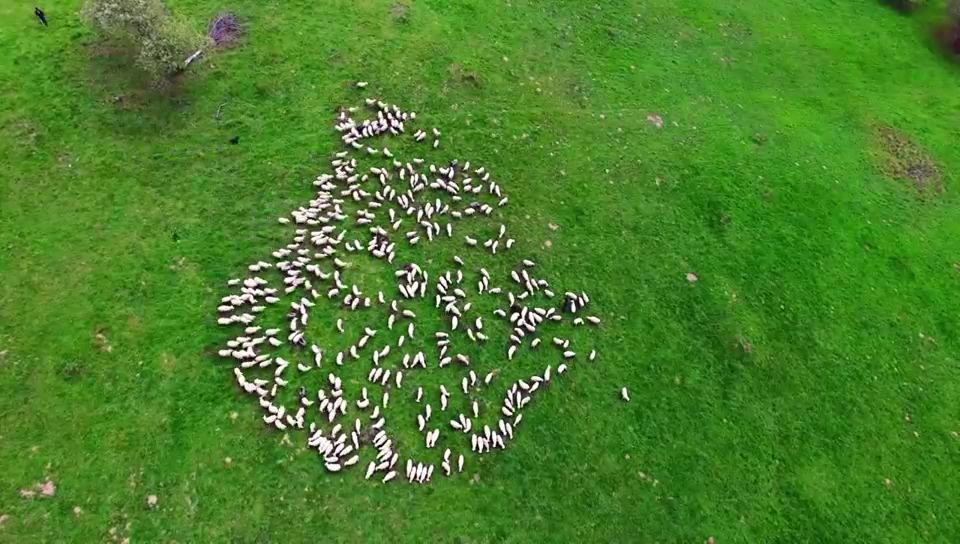
#> input picture frame 43 of sheepvid4.mp4, 960 x 544 px, given in place of ThereAre435sheep.mp4, which was not available
$ jupyter execute 'Centroidal Video Processing.ipynb'
#> lines starting #> are read from the running program, lines starting #| are printed output that depends on the picture; after the words box and inside, x2 and y2 are one past the last pixel; in counts of white or black regions, pixels touching at a corner belong together; pictures that were not available may be replaced by others from this repository, and a replacement may not be noted
[cell 1]
# base code from
# 1: https://docs.opencv.org/4.x/da/d0c/tutorial_bounding_rects_circles.html
# 2: https://pyimagesearch.com/2018/07/23/simple-object-tracking-with-opencv/
# 3: https://www.geeksforgeeks.org/python/python-play-a-video-using-opencv/

[cell 2]
# import the necessary packages
from scipy.spatial import distance as dist  # provides functions for computing distances
from collections import OrderedDict
import numpy as np  # y'all already know
from __future__ import print_function
import cv2 as cv
import argparse
import random as rng

[cell 3]
def thresh_callback(val, frame):
    threshold = val

    canny_output = cv.Canny(frame, threshold, threshold * 2)

    contours, _ = cv.findContours(canny_output, cv.RETR_EXTERNAL, cv.CHAIN_APPROX_SIMPLE)
    # print(len(contours))

    contours_poly = [None]*len(contours)
    boundRect = [None]*len(contours)
    centers = [None]*len(contours)
    radius = [None]*len(contours)
    for i, c in enumerate(contours):
        contours_poly[i] = cv.approxPolyDP(c, 3, True)
        boundRect[i] = cv.boundingRect(contours_poly[i])
        # print(len(boundRect[i]))
        centers[i], radius[i] = cv.minEnclosingCircle(contours_poly[i])

    drawing = np.zeros((canny_output.shape[0], canny_output.shape[1], 3), dtype=np.uint8)

    for i in range(len(contours)):
        color = (rng.randint(0,256), rng.randint(0,256), rng.randint(0,256))
        cv.drawContours(drawing, contours_poly, i, color)
        cv.rectangle(drawing, (int(boundRect[i][0]), int(boundRect[i][1])), \
          (int(boundRect[i][0]+boundRect[i][2]), int(boundRect[i][1]+boundRect[i][3])), color, 2)
        # cv.circle(drawing, (int(centers[i][0]), int(centers[i][1])), int(radius[i]), color, 2)

    cv.imshow('Contours', drawing)
    # print(boundRect)
    return boundRect

[cell 4]
class CentroidTracker():
	def __init__(self, maxDisappeared=100):
		self.objects = OrderedDict()
		self.nextObjectID = 0
		self.disappeared = OrderedDict()
		self.Positions = OrderedDict()
		self.maxDisappeared = maxDisappeared

	def update_Positions(self,frameNumber,CX,CY):
		objectIDs = list(CX.keys())
    	# objectCentroids = list(self.objects.values())
		for ID in objectIDs:
			if ID in self.Positions:
				self.Positions[ID] = np.append(self.Positions[ID],np.array([[frameNumber,CX[ID],CY[ID]]]),axis=0)
			else:
				self.Positions[ID] = np.array([[frameNumber,CX[ID],CY[ID]]])

	def register(self, centroid):
		# when registering an object we use the next available object
		# ID to store the centroid
		self.objects[self.nextObjectID] = centroid
		self.disappeared[self.nextObjectID] = 0
		self.nextObjectID += 1

	# [5 lines left out: function deregister, not called in this run]

	def update(self, rects):
		# check to see if the list of input bounding box rectangles
		# is empty
		if len(rects) == 0:
			# loop over any existing tracked objects and mark them
			# as disappeared
			for objectID in list(self.disappeared.keys()):
				self.disappeared[objectID] += 1
				# if we have reached a maximum number of consecutive
				# frames where a given object has been marked as
				# missing, deregister it
				if self.disappeared[objectID] > self.maxDisappeared:
					self.deregister(objectID)
			# return early as there are no centroids or tracking info
			# to update
			return self.objects

        # initialize an array of input centroids for the current frame
		inputCentroids = np.zeros((len(rects), 2), dtype='int')
        # loop over the bounding box rectangles
		CX = OrderedDict()
		CY = OrderedDict()
		for (i, (startX, startY, endX, endY)) in enumerate(rects):
            # use the bounding box coordinates to derive the centroid
			cX = int((startX + endX) / 2.0)
			cY = int((startY + endY) / 2.0)
			inputCentroids[i] = (cX, cY)

        # if we are currently not tracking any objects take the input
		# centroids and register each of them
		if len(self.objects) == 0:
			for i in range(0, len(inputCentroids)):
				self.register(inputCentroids[i])
        # otherwise, are are currently tracking objects so we need to
		# try to match the input centroids to existing object
		# centroids
		else:
			# grab the set of object IDs and corresponding centroids
			objectIDs = list(self.objects.keys())
			objectCentroids = list(self.objects.values())
			# compute the distance between each pair of object
			# centroids and input centroids, respectively -- our
			# goal will be to match an input centroid to an existing
			# object centroid
			D = dist.cdist(np.array(objectCentroids), inputCentroids)
			# in order to perform this matching we must (1) find the
			# smallest value in each row and then (2) sort the row
			# indexes based on their minimum values so that the row
			# with the smallest value is at the *front* of the index
			# list
			rows = D.min(axis=1).argsort()
			# next, we perform a similar process on the columns by
			# finding the smallest value in each column and then
			# sorting using the previously computed row index list
			cols = D.argmin(axis=1)[rows]

            # in order to determine if we need to update, register,
			# or deregister an object we need to keep track of which
			# of the rows and column indexes we have already examined
			usedRows = set()
			usedCols = set()
			# loop over the combination of the (row, column) index
			# tuples
			for (row, col) in zip(rows, cols):
				# if we have already examined either the row or
				# column value before, ignore it
				# val
				if row in usedRows or col in usedCols:
					continue
				# otherwise, grab the object ID for the current row,
				# set its new centroid, and reset the disappeared
				# counter
				objectID = objectIDs[row]
				self.objects[objectID] = inputCentroids[col]
				CX[objectID] = inputCentroids[col][0]
				CY[objectID] = inputCentroids[col][1]
				self.disappeared[objectID] = 0
				# indicate that we have examined each of the row and
				# column indexes, respectively
				usedRows.add(row)
				usedCols.add(col)
			# compute both the row and column index we have NOT yet
			# examined
			unusedRows = set(range(0, D.shape[0])).difference(usedRows)
			unusedCols = set(range(0, D.shape[1])).difference(usedCols)
            # in the event that the number of object centroids is
			# equal or greater than the number of input centroids
			# we need to check and see if some of these objects have
			# potentially disappeared
			if D.shape[0] >= D.shape[1]:
				# loop over the unused row indexes
				for row in unusedRows:
					# grab the object ID for the corresponding row
					# index and increment the disappeared counter
					objectID = objectIDs[row]
					self.disappeared[objectID] += 1
					# check to see if the number of consecutive
					# frames the object has been marked "disappeared"
					# for warrants deregistering the object
					if self.disappeared[objectID] > self.maxDisappeared:
						self.deregister(objectID)
            # otherwise, if the number of input centroids is greater
			# than the number of existing object centroids we need to
			# register each new input centroid as a trackable object
			else:
				for col in unusedCols:
					self.register(inputCentroids[col])
		# return the set of trackable objects
		return self.objects, CX, CY

[cell 5]
def init_video(filename, thresh):
    # Create a VideoCapture object and read from input file
#> called with filename = 'ThereAre435sheep.mp4', thresh = 300
    cap = cv.VideoCapture(filename)

    # Check if camera opened successfully
    if (cap.isOpened()== False):
        print("Error opening video file")
    cTracker = CentroidTracker()

    # Read until video is completed
    t=0
    while(cap.isOpened()):
        t+=1
    # Capture frame-by-frame
        ret, frame = cap.read()
#> frame is the input picture: shape (544, 960, 3); mean B, G, R 43.2, 127.8, 75
        if ret == True:
        # Display the resulting frame
            rects = thresh_callback(thresh, frame)
#> in thresh_callback, `canny_output = cv.Canny(frame, threshold, threshold * 2)`:
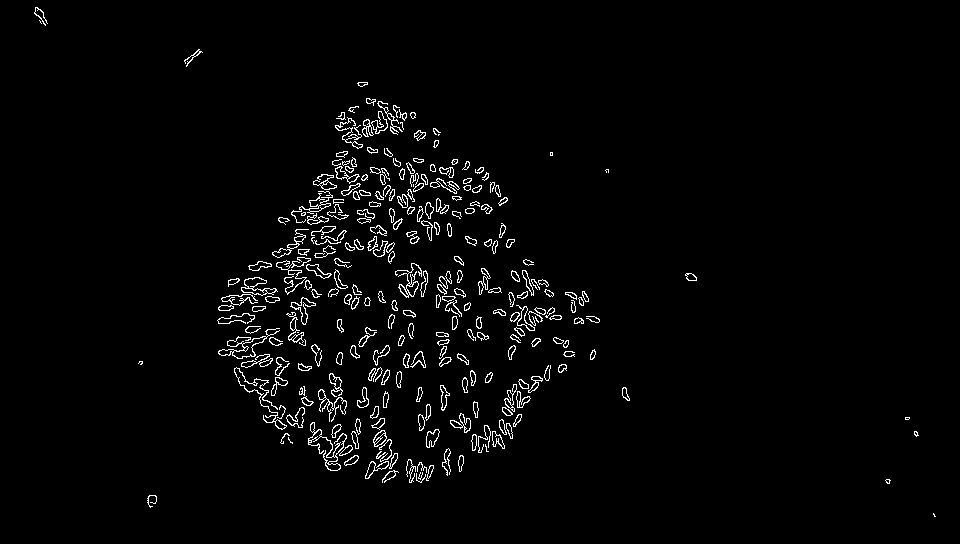
#> canny_output: shape (544, 960); 2.4% white in thin lines or dots, all inside (x1, y1, x2, y2) = (34, 7, 936, 517)
#> in thresh_callback, `contours, _ = cv.findContours(canny_output, cv.RETR_EXTERNAL, cv.CHAIN..`: contours = 271 contours, 81 with area under 20; largest, box (x1, y1, x2, y2) and area: (218, 328, 280, 359) 362, (241, 277, 278, 296) 305, (308, 422, 347, 471) 248, (290, 297, 316, 325) 206, (395, 263, 422, 298) 194
#> in thresh_callback, `contours_poly = [None]*len(contours)`: contours_poly = 271 items
#> after the loop in thresh_callback, `for i, c in enumerate(contours):`: boundRect = 271 items, first 6: (933, 513, 3, 4), (147, 495, 10, 13), (886, 479, 4, 5), (416, 473, 10, 10), (420, 472, 3, 8), (382, 471, 17, 12); centers = 271 pairs, first value 40 to 934, second value 16 to 514.5; contours_poly = 271 contours, 122 with area under 20; largest, box (x1, y1, x2, y2) and area: (218, 328, 280, 359) 398, (241, 277, 278, 296) 266, (308, 422, 347, 471) 220, (395, 263, 422, 298) 196, (291, 191, 333, 223) 178; radius = 271 values, max 39.05 at index 63, min 0.0001 at index 92, mean 7.76
#> the loop in thresh_callback, `for i in range(len(contours)):` made 271 passes
#> color on passes 1 to 3: (197, 215, 20), (132, 248, 207), (155, 244, 183)
#> after the loop in thresh_callback, `for i in range(len(contours)):`:
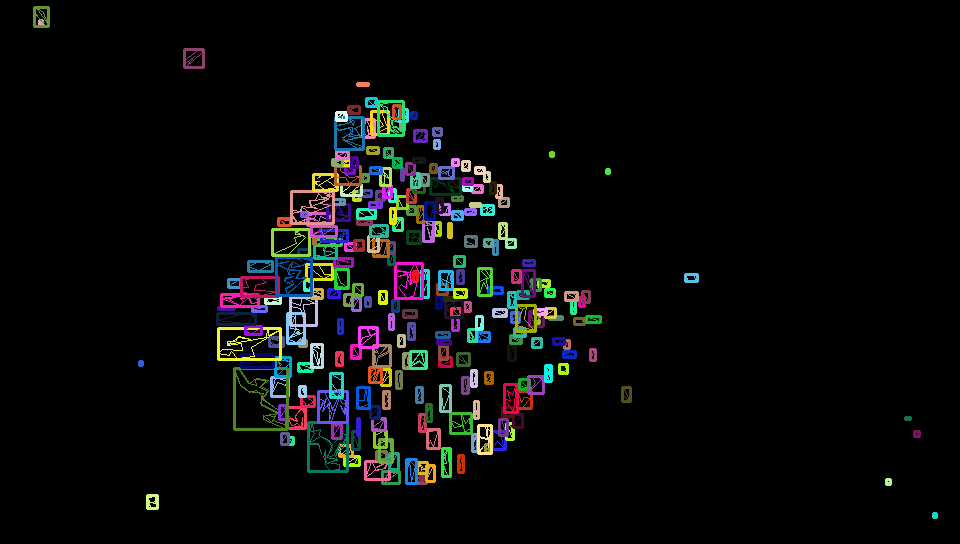
#> drawing: shape (544, 960, 3); mean of channels 0, 1, 2 9.6, 9.7, 9.3; drawn as B, G, R
#> rects has the same summary as boundRect in thresh_callback
            objects,CX,CY = cTracker.update(rects)
#> in update, `inputCentroids = np.zeros((len(rects), 2), dtype='int')`: inputCentroids = 271 pairs, first value 0 to 0, second value 0 to 0
#> the loop in update, `for (i, (startX, startY, endX, endY)) in enumerate(rects):` made 271 passes
#> (startX, startY, endX, endY, cX, cY) on passes 1 to 3: (933, 513, 3, 4, 468, 258), (147, 495, 10, 13, 78, 254), (886, 479, 4, 5, 445, 242)
#> after the loop in update, `for (i, (startX, startY, endX, endY)) in enumerate(rects):`: inputCentroids = 271 pairs, first value 21 to 468, second value 12 to 258
#> objects = 271 items; CX = 0 items; CY = 0 items
            cTracker.update_Positions(t,CX,CY)
#> in update_Positions, `objectIDs = list(CX.keys())`: objectIDs = []
#> after the loop in update_Positions, `for ID in objectIDs:`: self.Positions = 0 items
            print(len(rects))
#| 271
        # Press Q on keyboard to exit
            if cv.waitKey(25) & 0xFF == ord('q'):
#> (key q is pressed here)
                break

    # Break the loop
        else:
            break

    # When everything done, release
    # the video capture object
    cap.release()
    # [7 lines of commented-out code are left out]
    cv.destroyAllWindows()

$ run again, starting later in the video
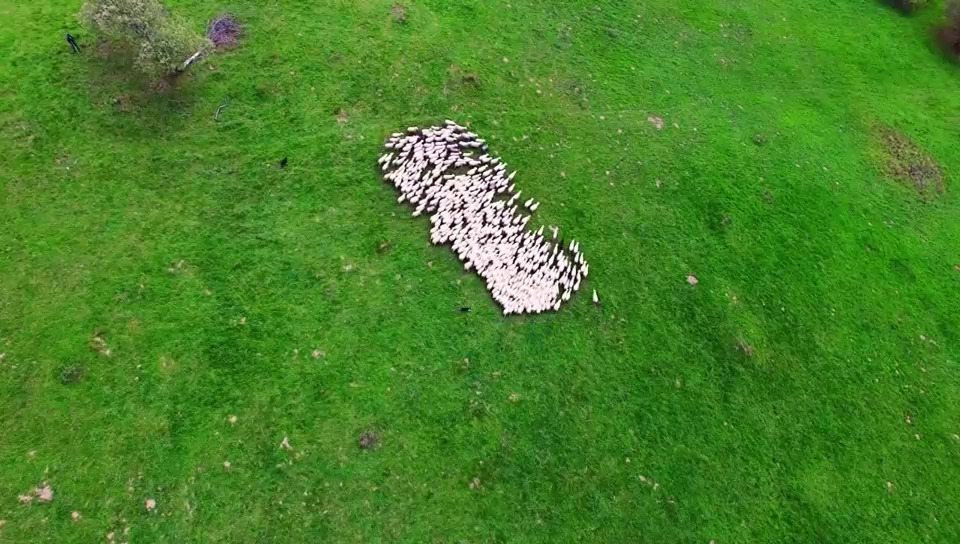
#> input picture frame 195 of sheepvid4.mp4, 960 x 544 px, given in place of ThereAre435sheep.mp4, which was not available
#> in init_video, frame is the input picture: shape (544, 960, 3); mean B, G, R 40.3, 130, 72.3
#> in thresh_callback, `canny_output = cv.Canny(frame, threshold, threshold * 2)`:
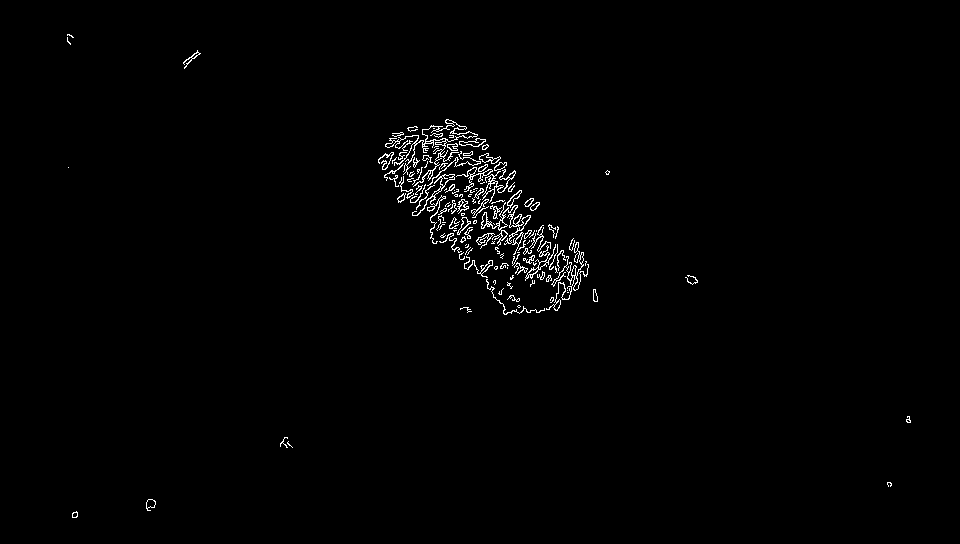
#> canny_output: shape (544, 960); 1.1% white in thin lines or dots, all inside (x1, y1, x2, y2) = (67, 34, 911, 518)
#> contours = 140 contours, 102 with area under 20; largest, box (x1, y1, x2, y2) and area: (385, 119, 478, 187) 730, (481, 202, 531, 246) 350, (412, 174, 455, 244) 209, (546, 242, 589, 311) 188, (482, 169, 516, 203) 168
#> in thresh_callback, `contours_poly = [None]*len(contours)`: contours_poly = 140 items
#> the loop in thresh_callback, `for i, c in enumerate(contours):` made 140 passes
#> c on passes 11, 12, 23, 34, 44, 47, 48, 56: [[567, 292], [568, 292]], [[567, 290]], [[507, 267], [507, 268]], [[517, 252], [519, 252]], [[466, 244], [465, 245]], [[531, 240], [531, 241]], [[529, 240], [529, 241], [527, 243], [529, 241]], [[536, 230], [536, 231]]
#> after the loop in thresh_callback, `for i, c in enumerate(contours):`: boundRect = 140 items, first 6: (72, 511, 6, 7), (146, 499, 9, 12), (887, 482, 4, 5), (288, 441, 5, 7), (280, 437, 8, 11), (906, 416, 5, 7); centers = 140 pairs, first value 68 to 908.5, second value 35.5 to 514; contours_poly = 140 contours, 108 with area under 20; largest, box (x1, y1, x2, y2) and area: (385, 119, 478, 187) 774, (481, 202, 531, 246) 362, (546, 242, 589, 311) 240, (482, 169, 516, 202) 186, (412, 174, 455, 244) 184; radius = 140 values, max 46.51 at index 136, min 0.0001 at index 7, mean 6.46
#> the loop in thresh_callback, `for i in range(len(contours)):` made 140 passes
#> color on passes 1 to 8: (197, 215, 20), (132, 248, 207), (155, 244, 183), (111, 71, 144), (71, 48, 128), (75, 158, 50), (37, 169, 241), (51, 181, 222)
#> after the loop in thresh_callback, `for i in range(len(contours)):`:
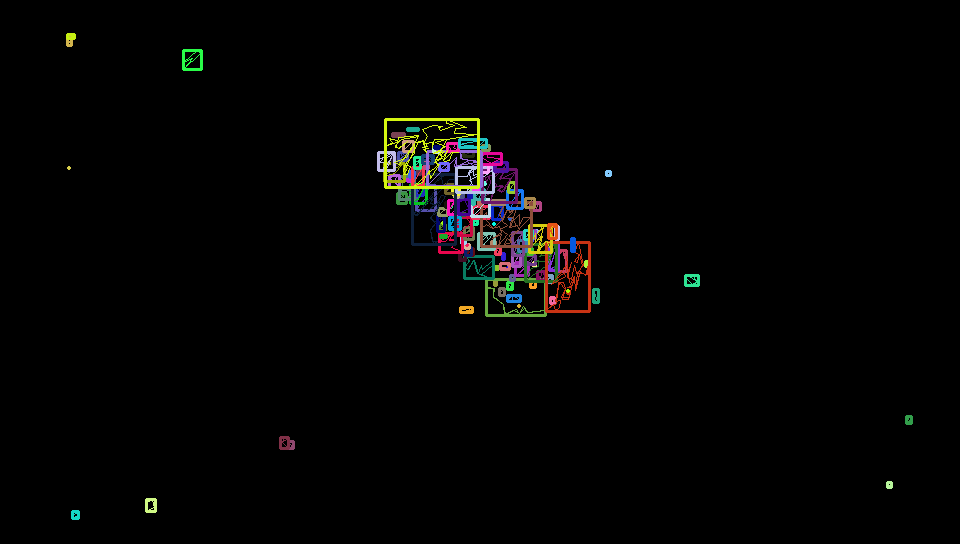
#> drawing: shape (544, 960, 3); mean of channels 0, 1, 2 3.1, 3.7, 3.9; drawn as B, G, R
#> rects has the same summary as boundRect in thresh_callback
#> in update, `inputCentroids = np.zeros((len(rects), 2), dtype='int')`: inputCentroids = 140 pairs, first value 0 to 0, second value 0 to 0
#> the loop in update, `for (i, (startX, startY, endX, endY)) in enumerate(rects):` made 140 passes
#> (startX, startY, endX, endY, cX, cY) on passes 1 to 8: (72, 511, 6, 7, 39, 259), (146, 499, 9, 12, 77, 255), (887, 482, 4, 5, 445, 243), (288, 441, 5, 7, 146, 224), (280, 437, 8, 11, 144, 224), (906, 416, 5, 7, 455, 211), (460, 307, 12, 5, 236, 156), (518, 305, 1, 1, 259, 153)
#> after the loop in update, `for (i, (startX, startY, endX, endY)) in enumerate(rects):`: inputCentroids = 140 pairs, first value 34 to 455, second value 19 to 259
#> the loop in update, `for i in range(0, len(inputCentroids)):` made 140 passes
#> objects = 140 items; CX = 0 items
#> objectIDs = []
#> after the loop in update_Positions, `for ID in objectIDs:`: self.Positions = 0 items
#| 140
